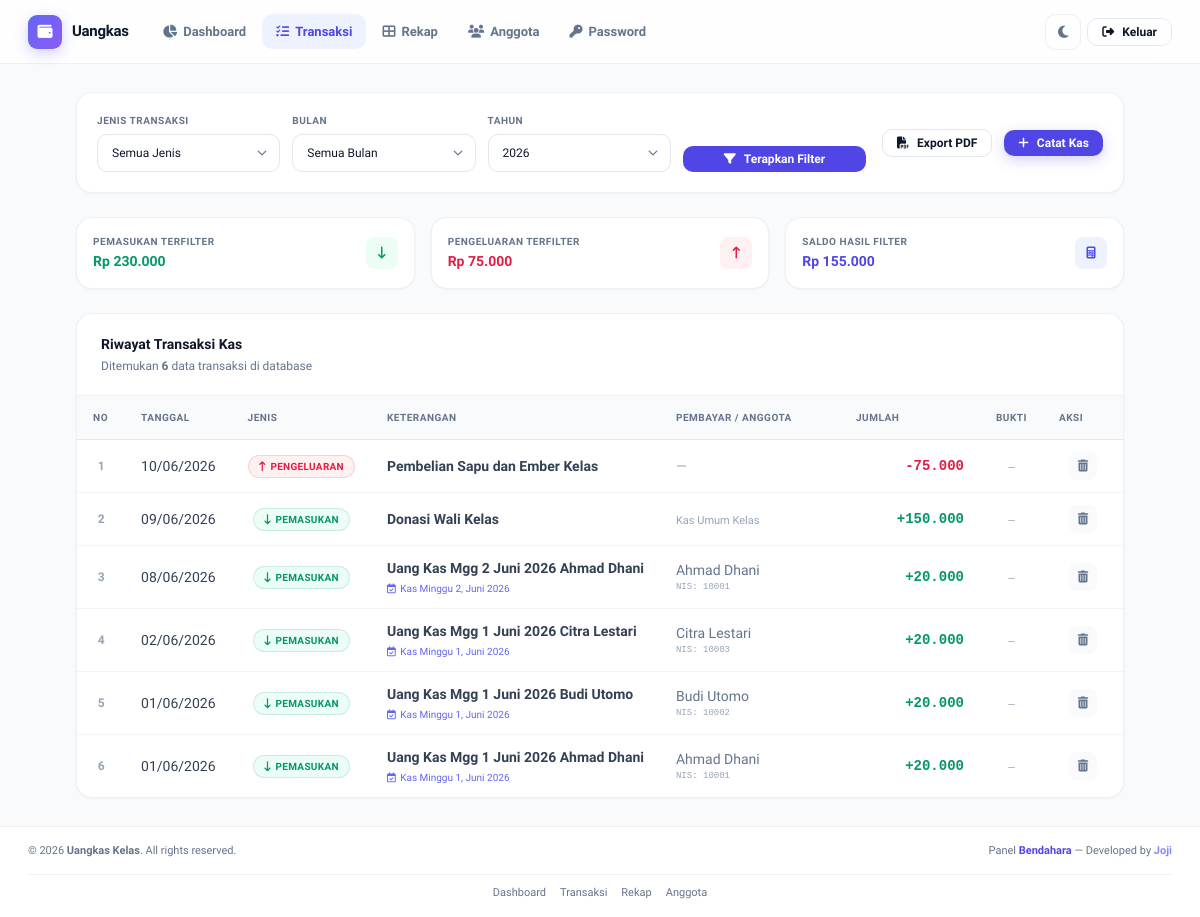
Before: /transaksi.php (signed in) with the older database file.
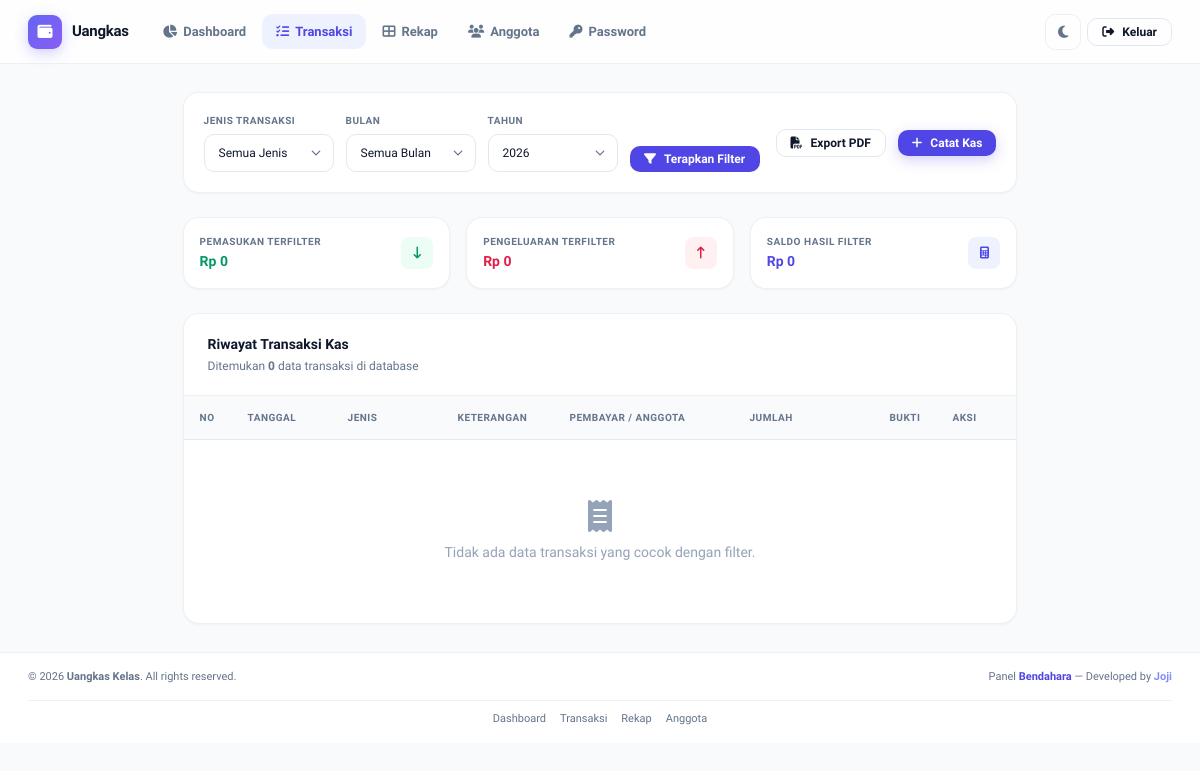
After: the same page with the newer database file.
### tables this page shows
CREATE TABLE IF NOT EXISTS `transaksi` (
  `id` INT AUTO_INCREMENT PRIMARY KEY,
  `tanggal` DATE NOT NULL,
  `jenis` ENUM('pemasukan', 'pengeluaran') NOT NULL,
  `jumlah` DECIMAL(15, 2) NOT NULL,
  `keterangan` TEXT NOT NULL,
  `bukti` VARCHAR(255) NULL COMMENT 'Path file foto bukti transaksi',
  `anggota_id` INT NULL,
  `minggu` TINYINT NULL COMMENT 'Nomor minggu 1-5 untuk kas mingguan',
  `bulan` TINYINT NULL COMMENT 'Nomor bulan 1-12',
  `tahun` INT NULL COMMENT 'Tahun transaksi kas',
  `created_by` INT NOT NULL,
  `created_at` TIMESTAMP DEFAULT CURRENT_TIMESTAMP,
  INDEX `idx_transaksi_tanggal` (`tanggal`),
  INDEX `idx_transaksi_kas` (`jenis`, `bulan`, `tahun`, `minggu`),
  CONSTRAINT `fk_transaksi_anggota` FOREIGN KEY (`anggota_id`) REFERENCES `anggota`(`id`) ON DELETE SET NULL,
  CONSTRAINT `fk_transaksi_user` FOREIGN KEY (`created_by`) REFERENCES `users`(`id`) ON DELETE CASCADE
);

CREATE TABLE IF NOT EXISTS `anggota` (
  `id` INT AUTO_INCREMENT PRIMARY KEY,
  `nis` VARCHAR(20) NULL UNIQUE,
  `nama` VARCHAR(100) NOT NULL,
  `jenis_kelamin` ENUM('L', 'P') NOT NULL,
  `created_at` TIMESTAMP DEFAULT CURRENT_TIMESTAMP
);

### config/helpers.php (called while the page is built, shortened)
<?php
if (!function_exists('format_rupiah')) {
    function format_rupiah($angka, $pakai_prefix = true) {
        $nominal = number_format((float)$angka, 0, ',', '.');
        return $pakai_prefix ? 'Rp ' . $nominal : $nominal;
    }
}
if (!function_exists('nama_bulan')) {
    function nama_bulan($bulan_ke = null) {
        $daftar = [
            1  => 'Januari',
            2  => 'Februari',
            3  => 'Maret',
            4  => 'April',
            5  => 'Mei',
            6  => 'Juni',
            7  => 'Juli',
            8  => 'Agustus',
            9  => 'September',
            10 => 'Oktober',
            11 => 'November',
            12 => 'Desember'
        ];
        return $daftar;
    }
}
if (!function_exists('e')) {
    function e($string) {
        return htmlspecialchars((string)$string, ENT_QUOTES, 'UTF-8');
    }
}

### transaksi.php (the view, shortened to what the changed rows need)
<?php
require_once 'config/database.php';
require_once 'includes/header.php';
$nama_bulan = nama_bulan();
$filter_tahun = isset($_GET['filter_tahun']) && $_GET['filter_tahun'] !== '' ? (int)$_GET['filter_tahun'] : date('Y');
$conditions = [];
$params = [];
if ($filter_tahun !== '') {
    $conditions[] = "YEAR(t.tanggal) = ?";
    $params[] = $filter_tahun;
}
$where_clause = !empty($conditions) ? "WHERE " . implode(" AND ", $conditions) : '';
try {
    $query = "
        SELECT t.*, a.nama AS nama_anggota, a.nis AS nis_anggota, u.nama AS nama_petugas
        FROM transaksi t
        LEFT JOIN anggota a ON t.anggota_id = a.id
        LEFT JOIN users u ON t.created_by = u.id
        $where_clause
        ORDER BY t.tanggal DESC, t.id DESC
    ";
    $stmt = $pdo->prepare($query);
    $stmt->execute($params);
    $transactions = $stmt->fetchAll();
    $total_pemasukan_filter = 0;
    $total_pengeluaran_filter = 0;
    foreach ($transactions as $t) {
        if ($t['jenis'] === 'pemasukan') {
            $total_pemasukan_filter += (float)$t['jumlah'];
        } else {
            $total_pengeluaran_filter += (float)$t['jumlah'];
        }
    }
    $saldo_filter = $total_pemasukan_filter - $total_pengeluaran_filter;
} catch (PDOException $e) {
    $error = 'Gagal memuat data transaksi: ' . $e->getMessage();
    $transactions = [];
    $anggota_list = [];
    $total_pemasukan_filter = 0;
    $total_pengeluaran_filter = 0;
    $saldo_filter = 0;
}
?>
<div class="space-y-6">
    <div class="grid grid-cols-1 sm:grid-cols-3 gap-3 md:gap-4">
        <div class="card p-3 md:p-4 flex items-center justify-between card-hover">
            <div class="min-w-0">
                <div class="input-label mb-0.5">Pemasukan Terfilter</div>
                <span style="font-size:14px;font-weight:bold;color:var(--income);white-space:nowrap;overflow:hidden;text-overflow:ellipsis;display:block">
                    <?= format_rupiah($total_pemasukan_filter) ?>
                </span>
            </div>
        </div>
        <div class="card p-3 md:p-4 flex items-center justify-between card-hover">
            <div class="min-w-0">
                <div class="input-label mb-0.5">Pengeluaran Terfilter</div>
                <span style="font-size:14px;font-weight:bold;color:var(--expense);white-space:nowrap;overflow:hidden;text-overflow:ellipsis;display:block">
                    <?= format_rupiah($total_pengeluaran_filter) ?>
                </span>
            </div>
        </div>
        <div class="card p-3 md:p-4 flex items-center justify-between card-hover">
            <div class="min-w-0">
                <div class="input-label mb-0.5">Saldo Hasil Filter</div>
                <span style="font-size:14px;font-weight:bold;white-space:nowrap;overflow:hidden;text-overflow:ellipsis;display:block;color:<?= $saldo_filter >= 0 ? 'var(--primary-600)' : 'var(--expense)' ?>">
                    <?= format_rupiah($saldo_filter) ?>
                </span>
            </div>
        </div>
    </div>
    <div class="card overflow-hidden">
        <div class="card-header">
            <p style="font-size:12px;color:var(--text-muted);margin-top:2px">Ditemukan <strong><?= count($transactions) ?></strong> data transaksi di database</p>
        </div>
        <div class="table-wrap">
            <table class="data-table" id="transTable">
                <thead>
                    <tr>
                        <th class="text-center" style="width:48px">No</th>
                        <th style="width:100px">Tanggal</th>
                        <th class="text-center" style="width:110px">Jenis</th>
                        <th>Keterangan</th>
                        <th style="width:180px">Pembayar / Anggota</th>
                        <th class="text-right" style="width:140px">Jumlah</th>
                        <th class="text-center" style="width:60px">Bukti</th>
                        <th class="text-center" style="width:80px">Aksi</th>
                    </tr>
                </thead>
                <tbody>
                    <?php if (empty($transactions)): ?>
                        <tr>
                            <td colspan="8" style="text-align:center;padding:60px 16px;color:var(--text-dim)">
                                <i class="fa-solid fa-receipt" style="font-size:32px;display:block;margin-bottom:10px;color:var(--text-dim)"></i>
                                Tidak ada data transaksi yang cocok dengan filter.
                            </td>
                        </tr>
                    <?php else: ?>
                        <?php $no = 1; foreach ($transactions as $trans): ?>
                            <tr>
                                <td style="text-align:center;font-weight:600;color:var(--text-dim);font-size:12px"><?= $no++ ?></td>
                                <td class="font-medium"><?= date('d/m/Y', strtotime($trans['tanggal'])) ?></td>
                                <td class="text-center">
                                    <span class="badge <?= $trans['jenis'] === 'pemasukan' ? 'badge-income' : 'badge-expense' ?>">
                                        <i class="fa-solid <?= $trans['jenis'] === 'pemasukan' ? 'fa-arrow-down-long' : 'fa-arrow-up-long' ?>"></i>
                                        <?= e($trans['jenis']) ?>
                                    </span>
                                </td>
                                <td class="font-semibold">
                                    <?= e($trans['keterangan']) ?>
                                    <?php if ($trans['minggu'] && $trans['bulan'] && $trans['tahun']): ?>
                                        <span class="block text-[10px] text-indigo-500 font-medium mt-0.5">
                                            <i class="fa-regular fa-calendar-check mr-0.5"></i> Kas Minggu <?= (int)$trans['minggu'] ?>, <?= $nama_bulan[(int)$trans['bulan']] ?? '' ?> <?= (int)$trans['tahun'] ?>
                                        </span>
                                    <?php endif; ?>
                                </td>
                                <td class="font-medium" style="color:var(--text-muted)">
                                    <?php if ($trans['nama_anggota']): ?>
                                        <?= e($trans['nama_anggota']) ?>
                                        <?php if ($trans['nis_anggota']): ?>
                                            <span style="display:block;font-size:9px;color:var(--text-dim);font-family:monospace">NIS: <?= e($trans['nis_anggota']) ?></span>
                                        <?php endif; ?>
                                    <?php elseif ($trans['jenis'] === 'pemasukan'): ?>
                                        <span style="color:var(--text-dim);font-size:11px">Kas Umum Kelas</span>
                                    <?php else: ?>
                                        <span style="color:var(--text-dim)">—</span>
                                    <?php endif; ?>
                                </td>
                                <td class="text-right font-mono font-bold" style="color:<?= $trans['jenis'] === 'pemasukan' ? 'var(--income)' : 'var(--expense)' ?>">
                                    <?= $trans['jenis'] === 'pemasukan' ? '+' : '-' ?><?= number_format($trans['jumlah'], 0, ',', '.') ?>
                                </td>
                                <td class="text-center">
                                    <?php if (!empty($trans['bukti'])): ?>
                                        <a href="javascript:void(0)" onclick="previewBukti('<?= e($trans['bukti']) ?>')"
                                           style="display:inline-flex;width:32px;height:32px;border-radius:8px;align-items:center;justify-content:center;font-size:12px;text-decoration:none;transition:0.15s;color:var(--primary-600);background:var(--tab-active-bg)"
                                           title="Lihat Bukti Foto">
                                            <i class="fa-solid fa-image"></i>
                                        </a>
                                    <?php else: ?>
                                        <span style="color:var(--text-dim);font-size:10px">—</span>
                                    <?php endif; ?>
                                </td>
                                <td class="text-center">
                                    <a href="transaksi.php?action=delete&id=<?= (int)$trans['id'] ?>"
                                       onclick="return confirm('Apakah Anda yakin ingin menghapus data transaksi ini? Penghapusan akan memicu perubahan pada saldo kas.')"
                                       style="display:inline-flex;width:28px;height:28px;border-radius:8px;align-items:center;justify-content:center;font-size:12px;text-decoration:none;transition:0.15s;color:var(--text-muted);background:var(--surface-bg)" onmouseenter="this.style.background='var(--expense-bg)';this.style.color='var(--expense)'" onmouseleave="this.style.background='var(--surface-bg)';this.style.color='var(--text-muted)'"
                                       title="Hapus Transaksi">
                                        <i class="fa-solid fa-trash-can"></i>
                                    </a>
                                </td>
                            </tr>
                        <?php endforeach; ?>
                    <?php endif; ?>
                </tbody>
            </table>
        </div>
    </div>
</div>
<?php require_once 'includes/footer.php'; ?>

Changed rows visible on the page:
removed transaksi: tanggal "10/06/2026", jenis "PENGELUARAN", keterangan "Pembelian Sapu dan Ember Kelas", jumlah "75.000"
removed transaksi: tanggal "09/06/2026", jenis "PEMASUKAN", keterangan "Donasi Wali Kelas", shows "Kas Umum Kelas", jumlah "150.000"
removed transaksi: tanggal "08/06/2026", jenis "PEMASUKAN", keterangan "Uang Kas Mgg 2 Juni 2026 Ahmad Dhani", minggu "2", bulan "Juni", tahun "2026", anggota.nama "Ahmad Dhani", anggota.nis "10001", jumlah "20.000"
removed transaksi: tanggal "02/06/2026", jenis "PEMASUKAN", keterangan "Uang Kas Mgg 1 Juni 2026 Citra Lestari", minggu "1", bulan "Juni", tahun "2026", anggota.nama "Citra Lestari", anggota.nis "10003", jumlah "20.000"
removed transaksi: tanggal "01/06/2026", jenis "PEMASUKAN", keterangan "Uang Kas Mgg 1 Juni 2026 Budi Utomo", minggu "1", bulan "Juni", tahun "2026", anggota.nama "Budi Utomo", anggota.nis "10002", jumlah "20.000", $trans['id'] 2 (drawn)
removed transaksi: tanggal "01/06/2026", jenis "PEMASUKAN", keterangan "Uang Kas Mgg 1 Juni 2026 Ahmad Dhani", minggu "1", bulan "Juni", tahun "2026", anggota.nama "Ahmad Dhani", anggota.nis "10001", jumlah "20.000"
Other visible differences:
format_rupiah($total_pemasukan_filter): "Rp 230.000" → "Rp 0"
format_rupiah($total_pengeluaran_filter): "Rp 75.000" → "Rp 0"
format_rupiah($saldo_filter): "Rp 155.000" → "Rp 0"
count($transactions): "6" → "0"
text now shown: "Tidak ada data transaksi yang cocok dengan filter."
